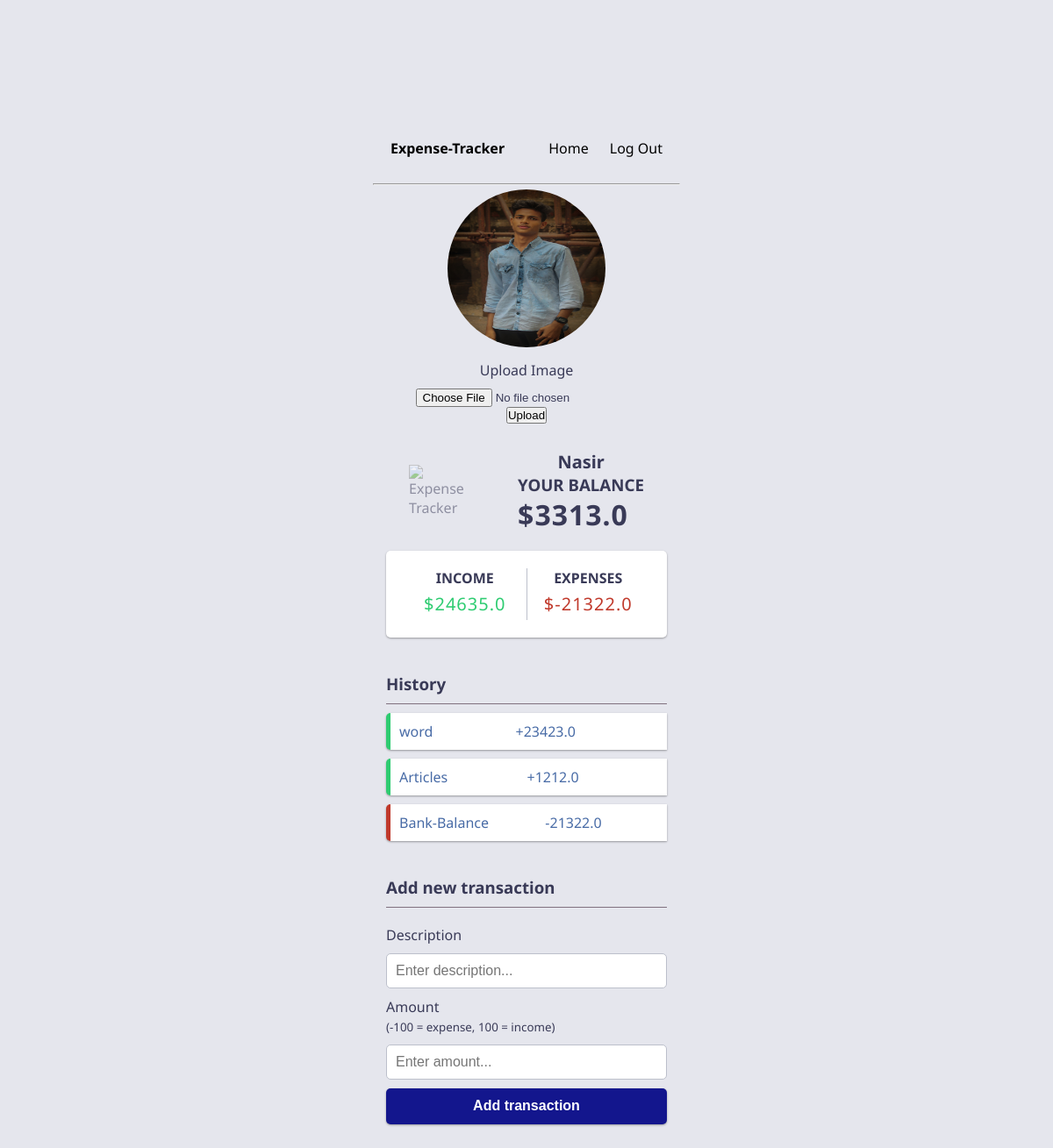
The app's page / (signed in) with its own data.
### Tracker/models.py (models this page shows, shortened)
class UserProfile(models.Model):
    user=models.OneToOneField(User,on_delete=models.CASCADE,null=True,blank=True)
    avatar = models.ImageField(upload_to='avatars/')
    uploaded_at = models.DateTimeField(auto_now_add=True,null=True,blank=True)

class Transactions(models.Model):
    user=models.ForeignKey(User,on_delete=models.CASCADE,null=True,blank=True)
    desc=models.CharField(max_length=100)
    price=models.FloatField(default='$0.00')

### Tracker/views.py (the view, shortened to what this page needs)
# urls.py: path('',include('Tracker.urls')),
@login_required
def Tracker(request):
    value = {"Transactions":Transactions.objects.filter(user=request.user),"Total_Price":tracker_total_cal(request)['total_sum'],"Plus_Total":tracker_Plus_cal(request)["total_sum"],"Minus_Total":tracker_minu_cal(request)['total_sum'],'images':UserProfile.objects.filter(user=request.user)}
    return render(request,"tracker/index.html",value)

### Tracker/script.py (called while the page is built)
def tracker_total_cal(request):
    price=Transactions.objects.filter(user=request.user).aggregate(total_sum=Sum('price'))
    return price

def tracker_Plus_cal(request):
    price=Transactions.objects.filter(user=request.user,price__gte=1).aggregate(total_sum=Sum('price'))
    return price

def tracker_minu_cal(request):
    price=Transactions.objects.filter(user=request.user,price__lte=1).aggregate(total_sum=Sum('price'))
    return price

### Tracker/templates/tracker/index.html (shortened to what this page needs)
{% extends 'tracker/base.html' %}
{% load static %}
{% block css %}
<link rel="stylesheet" href="{% static 'tracker/css/stylee.css' %}">
    <link rel="stylesheet" href="https://cdnjs.cloudflare.com/ajax/libs/font-awesome/4.0.0/css/font-awesome.css"
 />
{% endblock %}
{% block body %}
    <div class="img-uploader">
    <div class="logo-container">
        {% for image in images %}
        <img src="{{image.avatar}}" alt="" class="circle-logo">
        {% endfor %}
    </div>
    <div class="form-control">
        <form action="" method="post" enctype="multipart/form-data">
        <label for="image">Upload Image</label>
        <input type="file" id="image" name="image"/>
        <input type="submit" value="Upload">
    </form>
    </div>
</div>
    <div class="container">
        <div class="header">
            <img src="https://i.ibb.co/jfScDTC/budget.png" alt="Expense Tracker" />
            <div class="balance-container">
                <h1 style="text-align: center;">{{user.username}}</h1>
                <h2>Your Balance</h2>
                <h2 id="balance" class="balance">{% if not Total_Price %}$0.00{% else %}${{Total_Price}}{% endif %}</h2>
            </div>
        </div>
        <div class="inc-exp-container">
            <div>
                <h4>Income</h4>
                <p id="money-plus" class="money plus">{% if not Plus_Total %}$0.00{% else %}${{Plus_Total}}{% endif %}</p>
            </div>
            <div>
                <h4>Expenses</h4>
                <p id="money-minus" class="money minus">{% if not Minus_Total %}$0.00{% else %}${{Minus_Total}}{% endif %}</p>
            </div>
        </div>
        <h3>History</h3>
        <ul id="list" class="list">
            {% for Transaction in Transactions %}
            {% if Transaction.price > 0 %}
            <li class="plus">
                {{Transaction.desc}} <span>+{{Transaction.price}}</span> <a href="{% url 'Deleted' Transaction.id %}"><button class="delete-btn"></button></a>
            </li>
            {% else %}
            <li class="minus">
                {{Transaction.desc}} <span>{{Transaction.price}}</span><a href="{% url 'Deleted' Transaction.id %}"><button class="delete-btn"></button></a>
            </li>
            {% endif %}
            {% endfor %}
        </ul>
        <h3>Add new transaction</h3>
        <form id="form" method="post">{% csrf_token %}
            <div class="form-control">
                <label for="text">Description</label>
                <input type="text" id="text" name="text" placeholder="Enter description..." required />
            </div>
            <div class="form-control">
                <label for="amount">Amount <br />
                    <small>(-100 = expense, 100 = income)</small></label>
                <input type="number" id="amount" name="amount" placeholder="Enter amount..." required/>
            </div>
            <button class="btn" type="submit">Add transaction</button>
        </form>
    </div>
{% endblock %}

### Tracker/templates/tracker/base.html (shortened to what this page needs)
<!DOCTYPE html>
<html lang="en">
<head>
    {% load static %}
    <link rel="stylesheet" href="{% static 'tracker/css/util.css' %}">
    <link rel="stylesheet" href="{% static 'tracker/css/styles.css' %}">
    <link rel="stylesheet" href="{% static 'tracker/css/register.css' %}">
    {% block css %}{% endblock %}
</head>
<body>
    <div class="main">
        <div class="navigation max-width1 m-auto">
            <div class="nav-left">
                {% if user.is_authenticated %}
                <span><a href="/">Expense-Tracker</a></span>
                {% else %}
                <span><a href="">Expense-Tracker</a></span>
                {% endif %}
            </div>
            <div class="nav-right">
                <ul>
                    {% if user.is_authenticated %}
                    <li><a href="/">Home</a></li>
                    <li><a href="/logout">Log Out</a></li>
                     {%  else %}
                    <li><a href="/register">Register</a></li>
                    <li><a href="/login">Login</a></li>
                    {% endif %}
                </ul>
            </div>
        </div>
        <div class="max-width1 m-auto">
            <hr>
        </div>
        {% block body %}
        {% endblock %}
    </div>
</body>
</html>

### Tracker/static/tracker/css/util.css (style rules this page uses)
:root { --main-bg-color: #bd6418; --font1: "Baloo Bhaina 2", cursive; --font2: "Roboto", sans-serif; }
.max-width1 { max-width: 80vw; }
.m-auto { margin: auto; }
.btn { width: 88px; height: 41px; background-color: pink; border-radius: 27px; border: 1px solid black; font-size: 15px; font-weight: bold; }
.container { max-width: 1200px; margin: 0 auto; padding: 0 15px; }

### Tracker/static/tracker/css/styles.css (style rules this page uses)
* { margin: 0; padding: 0; box-sizing: border-box; }
html,body { width: 100%; font-family: Arial, sans-serif; }
.main { height: 100%; }
.navigation { height: 80px; display: flex; justify-content: space-between; align-items: center; padding: 0 20px; }
.nav-left { display: flex; align-items: center; }
.nav-left span a { font-weight: bolder; text-decoration: none; color: rgb(0, 0, 0); }
.nav-right ul { display: flex; list-style: none; gap: 2vw; }
.nav-right ul li a { text-decoration: none; color: rgb(0, 0, 0); transition: color 0.3s ease; }

### Tracker/static/tracker/css/stylee.css (style rules this page uses)
:root { --main-color: #13168d; --secondary-color: #393a57; --ternary-color: #486ba6; --box-shadow: 0 1px 3px rgba(0, 0, 0, 0.12), 0 1px 2px rgba(0, 0, 0, 0.24); --background-color: #e5e6ed; --background-secondary-color: #fff; --border-color: #80717f; --border-secondary-color: #bcc0cb; --plus-color: #2ecc71; --minus-color: #c0392b; }
* { box-sizing: border-box; }
body { background-color: var(--background-color); color: var(--secondary-color); font-family: "Noto Sans", sans-serif; display: flex; flex-direction: column; align-items: center; justify-content: center; min-height: 180vh; margin: 0; }
.header { display: flex; align-items: center; justify-content: space-around; }
.header img { width: 4.5rem; width: 4.5rem; opacity: 0.5; }
.balance-container { display: flex; flex-direction: column; }
.container { margin: 30px auto; width: 350px; }
h1 { font-size: 1.25rem; }
h2 { font-size: 1.17rem; }
.balance { letter-spacing: 1px; margin: 0; font-size: 2rem; }
h3 { border-bottom: 1px solid var(--border-color); padding-bottom: 10px; margin: 40px 0 10px; }
h2, h4 { margin: 0; text-transform: uppercase; }
.inc-exp-container { background-color: var(--background-secondary-color); box-shadow: var(--box-shadow); padding: 20px; display: flex; justify-content: space-between; margin: 20px 0; border-radius: 5px; }
.inc-exp-container > div { flex: 1; text-align: center; }
.inc-exp-container > div:first-of-type { border-right: 1px solid var(--border-secondary-color); }
.money { font-size: 20px; letter-spacing: 1px; margin: 5px 0; }
.money.plus { color: var(--plus-color); }
.money.minus { color: var(--minus-color); }
label { display: inline-block; margin: 10px 0; }
input[type="text"], input[type="number"] { border: 1px solid var(--border-secondary-color); border-radius: 5px; display: block; font-size: 16px; padding: 10px; width: 100%; }
.btn { cursor: pointer; background-color: var(--main-color); box-shadow: var(--box-shadow); color: var(--background-secondary-color); border: 0; display: block; font-size: 16px; margin: 10px 0 30px; padding: 10px; width: 100%; border-radius: 5px; }
.list { list-style-type: none; padding: 0; margin-bottom: 40px; }
.list li { background-color: var(--background-secondary-color); box-shadow: var(--box-shadow); color: var(--ternary-color); display: flex; justify-content: space-between; position: relative; padding: 10px; margin: 10px 0; border-top-left-radius: 5px; border-bottom-left-radius: 5px; }
.list li.plus { border-left: 5px solid var(--plus-color); }
.list li.minus { border-left: 5px solid var(--minus-color); }

### Tracker/templates/tracker/index.html (style rules this page uses)
.logo-container { width: 180px; height: 180px; background-color: whitesmoke; border-radius: 50%; margin: 5px 0; }
.img-uploader { display: flex; justify-content: center; flex-direction: column; align-items: center; }
.form-control form { display: flex; flex-direction: column; justify-content: center; align-items: center; }
.circle-logo { width: 180px; height: 180px; border-radius: 50%; }

### records on screen
UserProfile: avatar (picture)
Transactions: desc "word", price "23423.0"
Transactions: desc "Articles", price "1212.0"
Transactions: desc "Bank-Balance", price "-21322.0"

### other values on screen
{{ user.username }} "Nasir"
{{ Total_Price }} "3313.0"
{{ Plus_Total }} "24635.0"
{{ Minus_Total }} "-21322.0"
